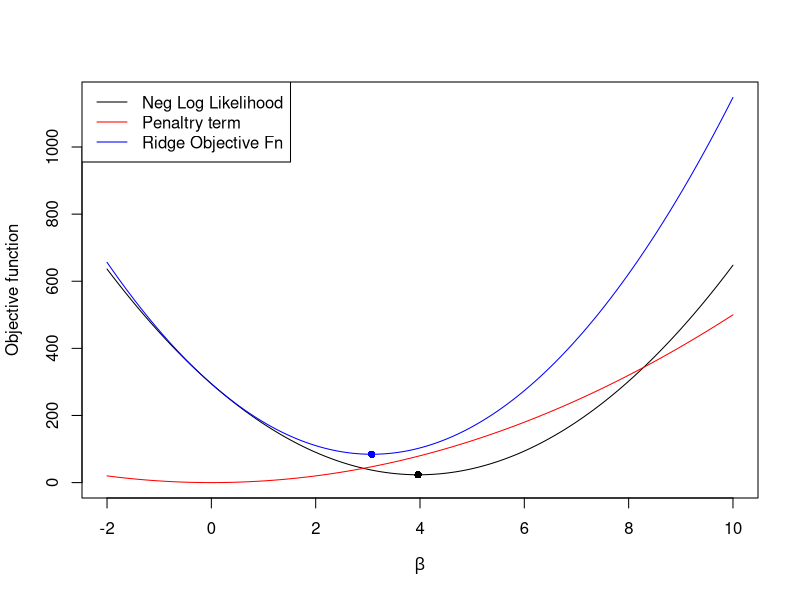
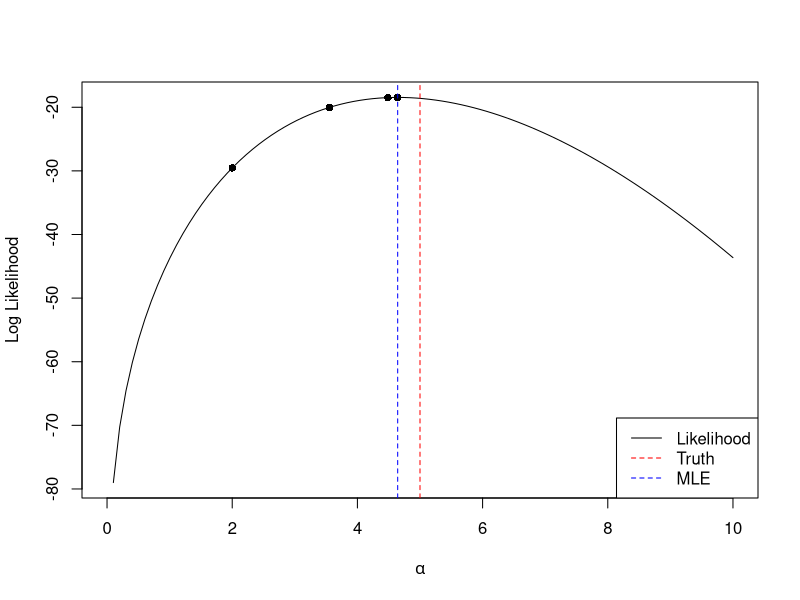
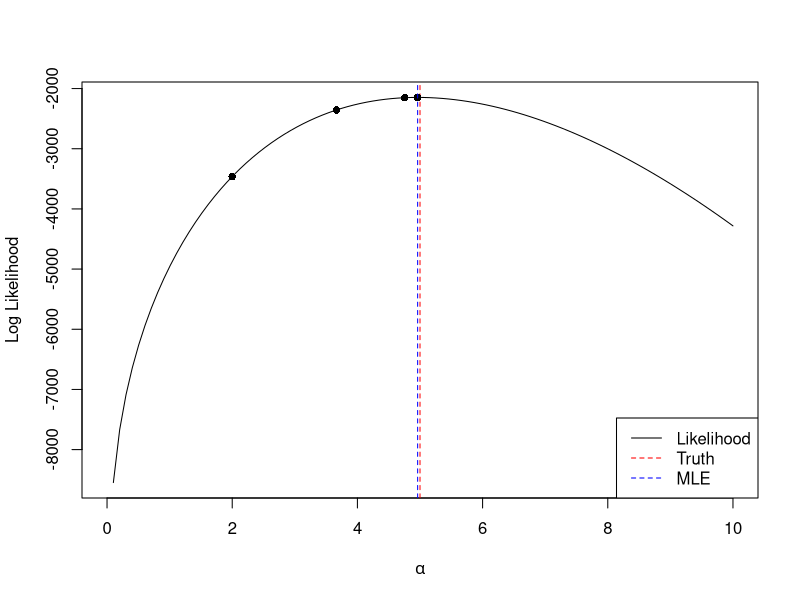
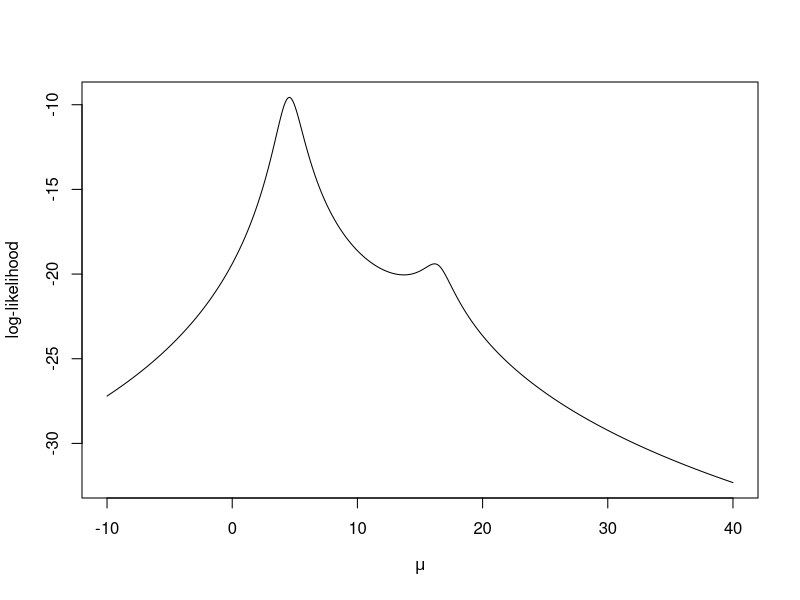
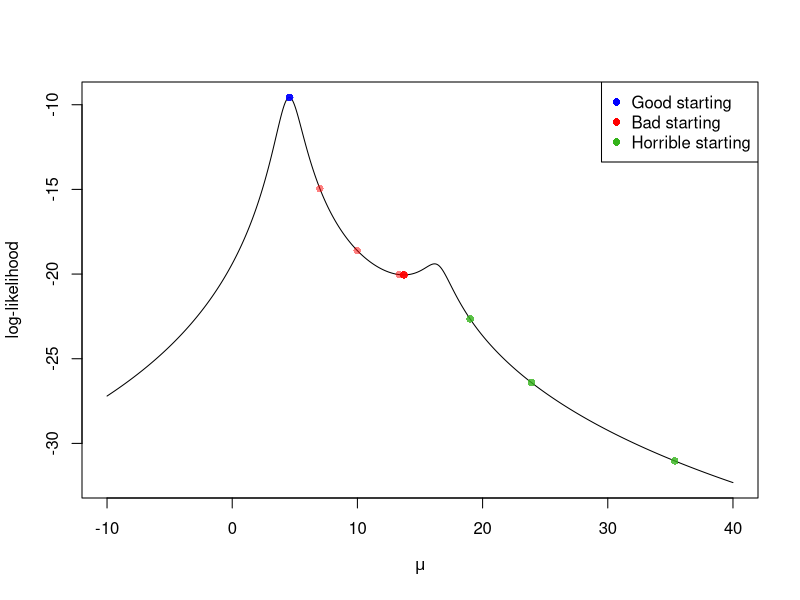
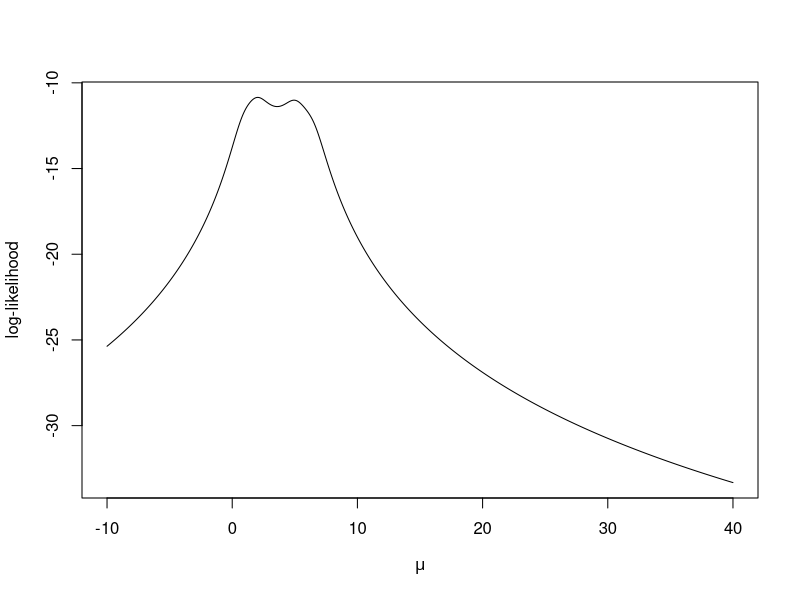
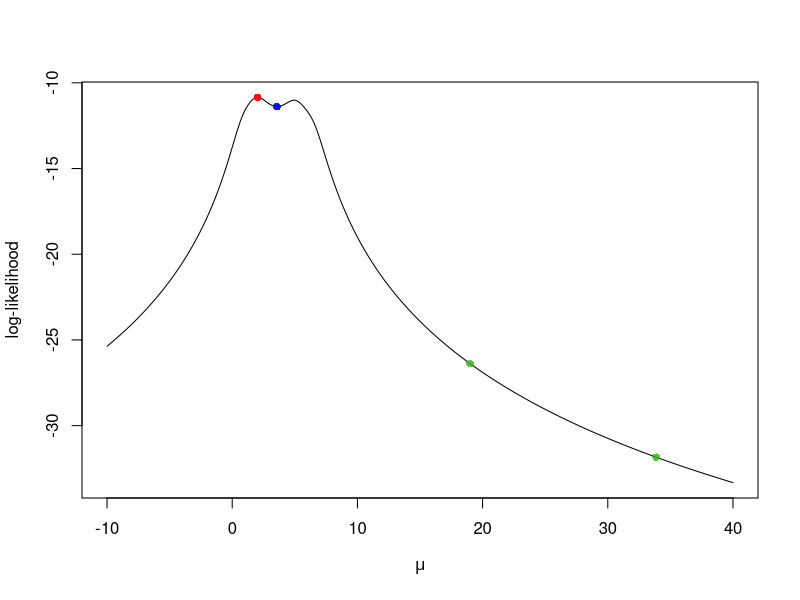
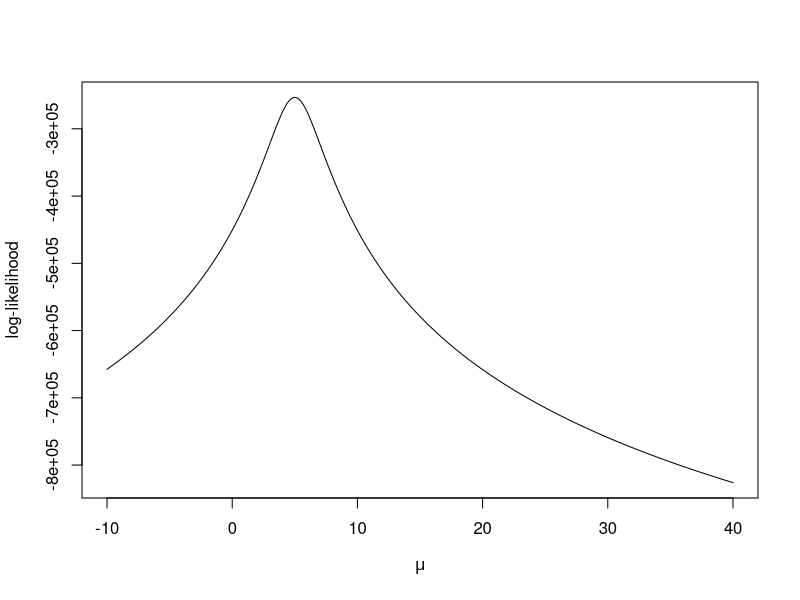

The R script that drew these images, in order:


#### Lab 6 Demonstration

###############
# Demo on Ridge Regression 
###############

set.seed(1)
n <- 50
p <- 1
beta.star <- c(4)
beta.star  # to output

# Making design matrix, first column is 1
X <- matrix(rnorm(n*p), nrow = n, ncol = p)

# Generating response
y <-  X %*% beta.star + rnorm(n, mean = 0, sd = 1)

# -ve log likelihood
negLogLik <- function(y, X, beta)
{
  t(y - X %*% beta) %*% (y - X %*% beta)/2
}

ridgePen <- function(beta, lam)
{
  lam * t(beta) %*% beta/2
}

grid <- 5e2
betas <- seq(-2, 10, length = grid)
nll <- numeric(length = 5e2)
pen <- numeric(length = 5e2)
ridge <- numeric(length = 5e2)
lam <- 10
for(i in 1:grid)
{
  nll[i] <- negLogLik(y, X, beta = betas[i])
  pen[i] <- ridgePen(beta = betas[i], lam = lam)
  ridge[i] <- nll[i] + pen[i]
}

plot(betas, nll, type = 'l', ylim = range(c(nll, ridge, pen)),
     xlab = expression(beta), ylab = "Objective function")
points(x = betas[which.min(nll)], y = min(nll), pch = 16)
lines(betas, pen, col = "red")
lines(betas, ridge, col = "blue")
points(x = betas[which.min(ridge)], y = min(ridge), pch = 16, col = "blue")
legend("topleft", col = c("black", "red", "blue"), lty = 1,
       legend = c("Neg Log Likelihood", "Penaltry term", "Ridge Objective Fn"))





####################################################
### MLE for Gamma(alpha, 1)
####################################################
set.seed(100)
library(pracma)  #for psi function

####################################################
# riginal data sample size is small first
# The NR methods estimates the MLE. Here the 
# blue and red lines will not match because
# the data is not large enough for the consistency of 
# the MLE to kick in.


alpha <- 5 #true value of alpha
n <- 10 # actual data size is small first
dat <- rgamma(n, shape = alpha, rate = 1)

alpha_newton <- numeric()
epsilon <- 1e-8  #some tolerance level preset
alpha_newton[1] <- 2  #alpha_0
count <- 1
tol <- 100 # large number
while(tol > epsilon)
{
  count <- count + 1
  
  #first derivative
  f.prime <- -n*psi(k = 0, alpha_newton[count - 1]) + sum(log(dat))
  
  #second derivative
  f.dprime <- -n*psi(k = 1, alpha_newton[count - 1])
  alpha_newton[count] <- alpha_newton[count - 1] - f.prime/f.dprime
  tol <- abs(alpha_newton[count] - alpha_newton[count-1])
}
alpha_newton

#Plot the log.likelihood for different values of alpha
alpha.grid <- seq(0, 10, length = 100)
log.like <- numeric(length = 100)
for(i in 1:100)
{
  log.like[i] <- sum(dgamma(dat, shape = alpha.grid[i], log = TRUE))
}
plot(alpha.grid, log.like, type = 'l', xlab = expression(alpha), ylab = "Log Likelihood")
abline(v = alpha, col = "red", lty = 2)
for(t in 1:count)
{
  points(alpha_newton[t], sum(dgamma(dat, shape = alpha_newton[t], log = TRUE)), pch = 16)
}
abline(v = tail(alpha_newton[count]), col = "blue", lty = 2)
legend("bottomright", legend = c("Likelihood", "Truth", "MLE"), lty = c(1,2,2), col = c("black", "red", "blue"))






####################################################
# Increasing original data sample size.
# Now the MLE is closer to the "truth"
# and our NR method obtains the MLE.
# Blue and red lines should match a lot

# Randomly generate data
alpha <- 5 #true value of alpha
n <- 1000 # actual data size is small first
dat <- rgamma(n, shape = alpha, rate = 1)
alpha_newton <- numeric()
epsilon <- 1e-8  #some tolerance level preset
alpha_newton[1] <- 2  #alpha_0
count <- 1
tol <- 100 # large number
while(tol > epsilon)
{
  count <- count + 1
  f.prime <- -n*psi(k = 0, alpha_newton[count - 1]) + sum(log(dat))
  f.dprime <- -n*psi(k = 1, alpha_newton[count - 1])
  alpha_newton[count] <- alpha_newton[count - 1] - f.prime/f.dprime
  tol <- abs(alpha_newton[count] - alpha_newton[count-1])
}
alpha_newton

#Plot the log.likelihood for different values of alpha
alpha.grid <- seq(0, 10, length = 100)
log.like <- numeric(length = 100)
for(i in 1:100)
{
  log.like[i] <- sum(dgamma(dat, shape = alpha.grid[i], log = TRUE))
}
plot(alpha.grid, log.like, type = 'l', xlab = expression(alpha), ylab = "Log Likelihood")
abline(v = alpha, col = "red", lty = 2)
for(t in 1:count)
{
  points(alpha_newton[t], sum(dgamma(dat, shape = alpha_newton[t], log = TRUE)), pch = 16)
}
abline(v = tail(alpha_newton[count]), col = "blue", lty = 2)
legend("bottomright", legend = c("Likelihood", "Truth", "MLE"), lty = c(1,2,2), col = c("black", "red", "blue")) 



#### Lab 7 Class Demonstration 

################################################
## MLE for location Cauchy distribution using
## Newton-Raphson method
## We will plot the likelihood as well
################################################
set.seed(1)
mu.star <- 5  # Setting true mu
n <- 4  # sample size
X <- rt(n, df = 1) + mu.star

## Function calculates  the log-likelihood
log.like <- function(mu, X)
{
  n <- length(X)
  rtn <- -n*log(pi) - sum( log(1 + (X - mu)^2) )
  return(rtn)
}

mu.x <- seq(-10, 40, length = 1e3)  # A sequence of mu's 
ll.est <- sapply(mu.x, log.like, X)  # evaluating log-likelihood at the mus
plot(mu.x, ll.est, type = 'l', ylab = "log-likelihood", xlab = expression(mu))  # plotting log-likelihood. Not concave, so we need to choose good starting values.


## Starting Newton-Raphson method
tol <- 1e-5  # tolerance level for when to stop algorithm


## Returns derivate of log-likelihood
f.prime <- function(X, mu)
{
  rtn <- sum(2* (X - mu)/(1 + (X-mu)^2))  #f.prime
  return(rtn)
}

# Returns double derivative of log-likelihood.
f.double.prime <- function(X, mu)
{
  rtn <- sum( 2 * ( 2*(X-mu)^2/ (1 + (X - mu)^2)^2  - (1 + (X-mu)^2)^(-1) )  )
  return(rtn)
}

## Loop below stops when |mu_(k+1) - mu_(k)| < tol

current <- median(X)  # Good starting value
diff <- 100  # inital large value for difference
iter <- 0    # counting the number of iterations

mu.k <- current
while( (diff > tol) && iter < 100)
{
  iter <- iter + 1
  update <- current - f.prime(X, current)/f.double.prime(X, current)  # NR update
  mu.k <- c(mu.k, update)
  diff <- abs(current - update)
  current <- update
}
current  # final approximation to MLE
evals <- sapply(mu.k, log.like, X)
plot(mu.x, ll.est, type = 'l', ylab = "log-likelihood", xlab = expression(mu))
points(mu.k, evals, pch = 16, col = rgb(0,0,1, alpha = .5))


## Loop below stops when |mu_(k+1) - mu_(k)| < tol
current <- 7  # Bad starting value
diff <- 100
iter <- 0
mu.k <- current
while( (diff > tol) && iter < 100)
{
  iter <- iter + 1
  update <- current - f.prime(X, current)/f.double.prime(X, current)
  mu.k <- c(mu.k, update)
  diff <- abs(current - update)
  current <- update
}
current  # final approximation to MLE
evals <- sapply(mu.k, log.like, X)
points(mu.k, evals, pch = 16, col = rgb(1,0,0, alpha = .5))

current <- 19  # Worst starting value
diff <- 100
iter <- 0
mu.k <- current
while( (diff > tol) && iter < 100)
{
  iter <- iter + 1
  update <- current - f.prime(X, current)/f.double.prime(X, current)
  mu.k <- c(mu.k, update)
  diff <- abs(current - update)
  current <- update
}
current  # final approximation to MLE
evals <- sapply(mu.k, log.like, X)
points(mu.k, evals, pch = 16, col = rgb(.2,.7,.1, alpha = .8))

legend("topright", legend = c("Good starting", "Bad starting", "Horrible starting"), pch = 16, col = c("blue", "red", rgb(.2,.7,.1)))






###########################################
### Repeating again with a different seed
###########################################
set.seed(10)

mu.star <- 5  # Setting true mu
n <- 4  # sample size
X <- rt(n, df = 1) + mu.star

## Function calculates  the log-likelihood
log.like <- function(mu, X)
{
  n <- length(X)
  rtn <- -n*log(pi) - sum( log(1 + (X - mu)^2) )
  return(rtn)
}

mu.x <- seq(-10, 40, length = 1e3)  # A sequence of mu's 
ll.est <- sapply(mu.x, log.like, X)  # evaluating log-likelihood at the mus
plot(mu.x, ll.est, type = 'l', ylab = "log-likelihood", xlab = expression(mu))  # plotting log-likelihood. Not concave, so we need to choose good starting values.


## Starting Newton-Raphson method
tol <- 1e-5  # tolerance level for when to stop algorithm

## Loop below stops when |mu_(k+1) - mu_(k)| < tol

current <- median(X)  # Good starting value
diff <- 100  # inital large value for difference
iter <- 0    # counting the number of iterations

mu.k <- current
while( (diff > tol) && iter < 100)
{
  iter <- iter + 1
  update <- current - f.prime(X, current)/f.double.prime(X, current)  # NR update
  mu.k <- c(mu.k, update)
  diff <- abs(current - update)
  current <- update
}
current  # final approximation to MLE
evals <- sapply(mu.k, log.like, X)
plot(mu.x, ll.est, type = 'l', ylab = "log-likelihood", xlab = expression(mu))
points(mu.k, evals, pch = 16, col = rgb(0,0,1, alpha = .5))


## Loop below stops when |mu_(k+1) - mu_(k)| < tol
current <- 2  
diff <- 100
iter <- 0
mu.k <- current
while( (diff > tol) && iter < 100)
{
  iter <- iter + 1
  update <- current - f.prime(X, current)/f.double.prime(X, current)
  mu.k <- c(mu.k, update)
  diff <- abs(current - update)
  current <- update
}
current  # final approximation to MLE
evals <- sapply(mu.k, log.like, X)
points(mu.k, evals, pch = 16, col = rgb(1,0,0, alpha = .5))

current <- 19  # Bad starting value
diff <- 100
iter <- 0
mu.k <- current
while( (diff > tol) && iter < 100)
{
  iter <- iter + 1
  update <- current - f.prime(X, current)/f.double.prime(X, current)
  mu.k <- c(mu.k, update)
  diff <- abs(current - update)
  current <- update
}
current  # final approximation to MLE
evals <- sapply(mu.k, log.like, X)
points(mu.k, evals, pch = 16, col = rgb(.2,.7,.1, alpha = .8))

## The problem here is that the sample size is low, so that the median and the MLE both are bad estimators.








###########################################
### Repeating with same seed but larger sample size
###########################################
set.seed(10)

mu.star <- 5  # Setting true mu
n <- 1e5  # sample size
X <- rt(n, df = 1) + mu.star

## Function calculates  the log-likelihood
log.like <- function(mu, X)
{
  n <- length(X)
  rtn <- -n*log(pi) - sum( log(1 + (X - mu)^2) )
  return(rtn)
}

mu.x <- seq(-10, 40, length = 1e3)  # A sequence of mu's 
ll.est <- sapply(mu.x, log.like, X)  # evaluating log-likelihood at the mus
plot(mu.x, ll.est, type = 'l', ylab = "log-likelihood", xlab = expression(mu))  # plotting log-likelihood. Not concave, so we need to choose good starting values.


## Starting Newton-Raphson method
tol <- 1e-5  # tolerance level for when to stop algorithm

## Loop below stops when |mu_(k+1) - mu_(k)| < tol

current <- median(X)  # Good starting value
diff <- 100  # inital large value for difference
iter <- 0    # counting the number of iterations

mu.k <- current
while( (diff > tol) && iter < 100)
{
  iter <- iter + 1
  update <- current - f.prime(X, current)/f.double.prime(X, current)  # NR update
  mu.k <- c(mu.k, update)
  diff <- abs(current - update)
  current <- update
}
current  # final approximation to MLE
evals <- sapply(mu.k, log.like, X)
plot(mu.x, ll.est, type = 'l', ylab = "log-likelihood", xlab = expression(mu))
points(mu.k, evals, pch = 16, col = rgb(0,0,1, alpha = .5))


## Loop below stops when |mu_(k+1) - mu_(k)| < tol
current <- 3.5    # Very large jump!
diff <- 100
iter <- 0
mu.k <- current
while( (diff > tol) && iter < 100)
{
  iter <- iter + 1
  update <- current - f.prime(X, current)/f.double.prime(X, current)
  mu.k <- c(mu.k, update)
  diff <- abs(current - update)
  current <- update
}
current  # final approximation to MLE
evals <- sapply(mu.k, log.like, X)
points(mu.k, evals, pch = 16, col = rgb(1,0,0, alpha = .5))

## The problem here is that the jumps are very large, so it's better to use Modified Newton-Raphson (see problem set)




################################################
## MLE for location Cauchy distribution using
## Gradient Ascent method
## We will plot the likelihood as well
################################################
set.seed(1)
mu.star <- 5  # Setting true mu
n <- 4  # sample size
X <- rt(n, df = 1) + mu.star

## Function calculates  the log-likelihood
log.like <- function(mu, X)
{
  n <- length(X)
  rtn <- -n*log(pi) - sum( log(1 + (X - mu)^2) )
  return(rtn)
}

mu.x <- seq(-10, 40, length = 1e3)  # A sequence of mu's 
ll.est <- sapply(mu.x, log.like, X)  # evaluating log-likelihood at the mus
plot(mu.x, ll.est, type = 'l', ylab = "log-likelihood", xlab = expression(mu))  # plotting log-likelihood. Not concave, so we need to choose good starting values.


## Starting Gradient-Ascent method
tol <- 1e-5  # tolerance level for when to stop algorithm


## Returns derivate of log-likelihood
f.prime <- function(X, mu)
{
  rtn <- sum(2* (X - mu)/(1 + (X-mu)^2))  #f.prime
  return(rtn)
}

## Loop below stops when |mu_(k+1) - mu_(k)| < tol
t <- .3  # change this to 1 and see what happens to the "bad" starting value



## Loop below stops when |mu_(k+1) - mu_(k)| < tol
current <- 7  # Bad starting value
diff <- 100
iter <- 0
mu.k <- current
while( (diff > tol) && iter < 100)
{
  iter <- iter + 1
  update <- current + t*f.prime(X, current) 
  mu.k <- c(mu.k, update)
  diff <- abs(current - update)
  current <- update
}
current  # final approximation to MLE
evals <- sapply(mu.k, log.like, X)
plot(mu.x, ll.est, type = 'l', ylab = "log-likelihood", xlab = expression(mu))
points(mu.k, evals, pch = 16, col = rgb(1,0,0, alpha = .5))


current <- median(X)  # Good starting value
diff <- 100  # inital large value for difference
iter <- 0    # counting the number of iterations

mu.k <- current
while( (diff > tol) && iter < 100)
{
  iter <- iter + 1
  update <- current + t*f.prime(X, current)  # GD update
  mu.k <- c(mu.k, update)
  diff <- abs(current - update)
  current <- update
}
current  # final approximation to MLE
evals <- sapply(mu.k, log.like, X)
points(mu.k, evals, pch = 16, col = rgb(0,0,1, alpha = .5))


current <- 19  # Worst starting value
diff <- 100
iter <- 0
mu.k <- current
while( (diff > tol) && iter < 100)
{
  iter <- iter + 1
  update <- current + t*f.prime(X, current) 
  mu.k <- c(mu.k, update)
  diff <- abs(current - update)
  current <- update
}
current  # final approximation to MLE
evals <- sapply(mu.k, log.like, X)
points(mu.k, evals, pch = 16, col = rgb(.2,.7,.1, alpha = .8))

legend("topright", legend = c("Good starting", "Bad starting", "Horrible starting"), pch = 16, col = c("blue", "red", rgb(.2,.7,.1)))





################################################
## MLE for logistic regression
## Using gradient ascent
################################################
library(mcmc) #to load a dataset
data(logit)
head(logit)  # y is response and 4 covariates


y <- logit$y
X <- as.matrix(logit[, 2:5])
p <- dim(X)[2]

f.gradient <- function(y, X, beta)
{
  beta <- matrix(beta, ncol = 1)
  p_i <- exp(X %*% beta) / (1 + exp(X%*%beta))  
  rtn <- colSums(X* as.numeric(y - p_i))
  return(rtn)
}

store.beta <- matrix(0, nrow = 1, ncol = p)
store.grad <- matrix(0, nrow = 1, ncol = p)
beta_k <- rep(0, p) # start at all 0s
grads_norm <- 100 # large values
t <- .1
tol <- 1e-10
iter <- 0
while((grads_norm > tol) && iter < 1e4)  #not too many iterations
{
  iter <- iter+1
  old <- beta_k
  grad_k <- f.gradient(y = y, X= X, beta = old)
  grads_norm <- sum(grad_k^2)
  beta_k = old + t* grad_k
  store.beta <- rbind(store.beta, beta_k)
  store.grad <- rbind(store.grad, grad_k)
}
iter 
beta_k # last estimate
plot.ts(apply(store.grad, 1, norm, "2"), ylab = "Norm of Gradient")




### Lab 8 Class Demonstration


################################################
## MLE for location Cauchy distribution using
## MM-algorithm
################################################
set.seed(1)
mu.star <- 5  # Setting true mu
n <- 4  # sample size
X <- rt(n, df = 1) + mu.star

## Function calculates  the log-likelihood
log.like <- function(mu, X)
{
  n <- length(X)
  rtn <- -n*log(pi) - sum( log(1 + (X - mu)^2) )
  return(rtn)
}

mu.x <- seq(-10, 40, length = 1e3)  # A sequence of mu's 
ll.est <- sapply(mu.x, log.like, X)  # evaluating log-likelihood at the mus
plot(mu.x, ll.est, type = 'l', ylab = "log-likelihood", xlab = expression(mu))  # plotting log-likelihood. Not concave, so we need to choose good starting values.


## Starting Newton-Raphson method
tol <- 1e-5  # tolerance level for when to stop algorithm


## Returns derivate of log-likelihood
f.prime <- function(X, mu)
{
  rtn <- sum(2* (X - mu)/(1 + (X-mu)^2))  #f.prime
  return(rtn)
}

## Loop below stops when |mu_(k+1) - mu_(k)| < tol

current <- -10 # Good starting value
diff <- 100  # inital large value for difference
iter <- 0    # counting the number of iterations

mu.k <- current
while( (diff > tol) && iter < 1000)
{
  iter <- iter + 1
  update <- current - f.prime(X, current)/(-2*n)  # NR update
  mu.k <- c(mu.k, update)
  diff <- abs(current - update)
  current <- update
}
current  # final approximation to MLE
evals <- sapply(mu.k, log.like, X)
plot(mu.x, ll.est, type = 'l', ylab = "log-likelihood", xlab = expression(mu))
points(mu.k, evals, pch = 16, col = rgb(0,0,1, alpha = .5))
abline(v = current, lty = 2)



### Lab 9 Class Demonstration


################################################
## Old Faithful Geyser data
################################################
data(faithful)
head(faithful)

x <- faithful$eruptions
hist(x, breaks = 30, main = "Eruptions")


################################################
## EM Algorithm for the Old Faithful Geyser data
################################################
## Estep gamma calculation
## this is a general function that we are not actuall
gamma_ick <- function(x, mu, sig2, pis, C = 2)
{
  gamma_prob <- matrix(0, nrow = length(x), ncol = C)
  for(c in 1:C)
  {
    gamma_prob[ ,c]  <- dnorm(x, mean = mu[c], sd = sqrt(sig2[c]))* pis[c]
  }
  
  gamma_prob <- gamma_prob/(rowSums(gamma_prob))
  return(gamma_prob)
}


# Starting values
pis <- c(.6, .4) 
mu <- c(1, 5)
sig2 <- c(1, 2)
diff <- 100
tol <- 1e-5
iter <- 0

# just for visualizing
current <- c(pis, mu, sig2)
store <- current
C <- 2
while(diff > tol)
{
  previous <- current
  iter <- iter + 1
  
  # E step: find gamma_{i,c,k} for just c = 1, since for c = 2 is just 1-Ep
  # Ep <- current[1]*dnorm(x, current[2], sqrt(current[4]))/
  #   (current[1]*dnorm(x, current[2], sqrt(current[4])) + (1 - current[1])*dnorm(x, current[3], sqrt(current[5])))
  # 
  Ep <- gamma_ick(x, mu, sig2, pis, C = 2)
  
  # M-step
  pis <- colMeans(Ep)
  mu <- colSums(Ep*x) / colSums(Ep)
  for(c in 1:C)
  {
    sig2[c] <- sum(Ep[,c]*(x - mu[c])^2) / sum(Ep[,c])
  }
  current <- c(pis, mu, sig2)
  
  diff <- norm(previous - current, "2")
  store <- rbind(store, current)
}

current # final estimates


# Final estimates of the probability
# that each observation is in Class C.
Prob.Z <- current[1]*dnorm(x, current[2], sqrt(current[4]))/
  (current[1]*dnorm(x, current[2], sqrt(current[4])) + (1 - current[1])*dnorm(x, current[3], sqrt(current[5])))

head(round(Prob.Z, 10))


# Make plot of iterative model fits
hist(x, breaks = 30, main = "Eruptions", freq = FALSE)
for(i in 1:dim(store)[1])
{
  test.x <- seq(min(x), max(x), length = 1000)
  test.y <- store[i,1]* dnorm(test.x, mean = store[i,3], sd = sqrt(store[i,5])) + (store[i,2]) *dnorm(test.x, mean = store[i,4], sd = sqrt(store[i,6]))
  lines(test.x, test.y, col = rgb(1,0,0, alpha = .5))
  i <- i + 1
}
lines(test.x, test.y, col = rgb(0,0,1, alpha = 1))

# add color
color <- 1*(Ep < .5) + 3*(Ep >= .5)
points(x, rep(0, length(x)), pch = 16, col = color)



### Lab 12 Class Demonstration


#########################################
## Visualizging SGA objective functions
#########################################
# consider N(mu, 1) and the likelihood for mu
set.seed(1)
mu <- 5
n <- 1e3
dat <- rnorm(n, mean = mu, sd = 1)
hist(dat)

# plotting objective functions
logf <- function(x, mu)
{
  -sum((x-mu)^2/2)/length(x)
}

# finding gradient
f.gradient <- function(x, mu)
{
  -sum(x - mu)/length(x)
}

######### full loglikelihood #########
B <- 5e2
mu.ax <- seq(-5, 15, length = B)
log.like <- length(B)
for(i in 1:length(mu.ax))
{
  log.like[i]  <- logf(dat, mu.ax[i])
}
plot(mu.ax, log.like, type = 'l', lwd = 2.5)


######### SGA without batching #########
sga.like <- matrix(0, nrow = B, ncol = 1e2)
for(j in 1:1e2)
{
  chosen <- sample(1:n, 1) # stochastic part
  for(i in 1:length(mu.ax))
  {
    sga.like[i,j]  <- logf(dat[chosen], mu.ax[i])
  }
  lines(mu.ax, sga.like[,j], col =  adjustcolor("red", alpha.f = .4))
  points(y = 1, x = dat[chosen], pch = 16, col = "purple")
  #Sys.sleep(2)
}




######### Mini Batch #########
sga.like <- matrix(0, nrow = B, ncol = 1e2)
# likelihood for each randomly chosen datapoint
for(j in 1:1e2)
{
  chosen <- sample(1:n, 100) #mini batch of size 10
  for(i in 1:length(mu.ax))
  {
    sga.like[i,j]  <- logf(dat[chosen], mu.ax[i])
  }
  lines(mu.ax, sga.like[,j], col =  adjustcolor("blue", alpha.f = .4))
  points(y = 1, x = mean(dat[chosen]), pch = 16, col = "orange")
  #Sys.sleep(.2)
}


#########################################
## Now adding SGA optimization steps 
## for better visualizations
#########################################

######### full loglikelihood #########
B <- 5e2
mu.ax <- seq(-5, 15, length = B)
log.like <- length(B)
for(i in 1:length(mu.ax))
{
  log.like[i]  <- logf(dat, mu.ax[i])
}
plot(mu.ax, log.like, type = 'l', lwd = 2.5)

sga.like <- matrix(0, nrow = B, ncol = 1e2)

######### SGA without batching #########
for(j in 1:1e2)
{
  chosen <- sample(1:n, 1)
  for(i in 1:length(mu.ax))
  {
    sga.like[i,j]  <- logf(dat[chosen], mu.ax[i])
  }
  lines(mu.ax, sga.like[,j], col =  adjustcolor("red", alpha.f = .2))
  #Sys.sleep(.2)
}


max.iter <- 1e3
mu_k <- -4
t <- .2
mu.store <- numeric(length = max.iter)
for(k in 1:max.iter)
{
  old <- mu_k
  chosen <- sample(1:n, 1)
  mu_k <- old - t*f.gradient(dat[chosen], old)
  mu.store[k] <- mu_k
}

for(k in 1:100)
{
  points(x = mu.store[k], y = -45, col = adjustcolor("blue", alpha.f = .2), pch = 16)
  #Sys.sleep((max.iter - k)/max.iter)
}
#hist(mu.store, add = TRUE)
abline(v = mean(mu.store), col = "blue", lty = 2)



#########################################
## Now adding SGA optimization steps 
##  for mini-batch
#########################################

######### full loglikelihood #########
B <- 5e2
mu.ax <- seq(-5, 15, length = B)
log.like <- length(B)
for(i in 1:length(mu.ax))
{
  log.like[i]  <- logf(dat, mu.ax[i])
}
plot(mu.ax, log.like, type = 'l', lwd = 2.5)
sga.like <- matrix(0, nrow = B, ncol = 1e2)

######### SGA with mini-batching size 32 #########
for(j in 1:1e2)
{
  chosen <- sample(1:n, 10)
  for(i in 1:length(mu.ax))
  {
    sga.like[i,j]  <- logf(dat[chosen], mu.ax[i])
  }
  lines(mu.ax, sga.like[,j], col =  adjustcolor("red", alpha.f = .2))
  #Sys.sleep(.2)
}
#abline(v = c(min(dat), max(dat)), col = "blue", lty = 2)

max.iter <- 1e3
mu_k <- -4
t <- 1
mu.store <- numeric(length = max.iter)
for(k in 1:max.iter)
{
  old <- mu_k
  chosen <- sample(1:n, 32)
  mu_k <- old - t*f.gradient(dat[chosen], old)
  mu.store[k] <- mu_k
}

# viewing first 100 points
for(k in 1:100)
{
  points(x = mu.store[k], y = -45, col = adjustcolor("blue", alpha.f = .2), pch = 16)
  #Sys.sleep((max.iter - k)/max.iter)
}
abline(v = mean(mu.store), col = "blue", lty = 2)


#### Class 12 Class Demonstration Part b


#####################################
## Simulated Annealing
## Demonstrative example
#####################################
set.seed(1)
fn <- function(x, T = 1)
{
  h <- ( cos(50*x) + sin(20*x) )^2 
  exp(h/T) * (0 < x & x < 1)
}

x <- seq(0, 1, length = 5e2)
plot(x, fn(x), type = 'l', ylim = c(0,150), ylab = "exp(f/T)")
for(t in 2:4)
{
  lines(x, fn(x, T = 1/(log(t))), col = (t))
}
legend("topright", col = 1:4, lty = 1, legend = c("T = 1", "T = .83", "T = .75", "T = .71"))


simAn <- function(N = 10, r = .3)
{
  x <- numeric(length = N)
  x[1] <- runif(1)
  
  for(k in 2:N)
  {
    a <- runif(1, x[k-1] - r,  x[k-1] + r)
    T <- 1/(log(k))
    
    ratio <- fn(a,T)/fn(x[k-1], T)  #fn is the exp(h/T)
    if( runif(1) < ratio)
    {
      x[k] <- a 
    } else{
      x[k] <- x[k-1] 
    }
  }
  return(x) 
}

N <- 500
sim <- simAn(N = N)
sim[which.max(fn(sim))]  # theta^*

plot(x, fn(x), type = 'l', ylab = "exp(f/T)")
points(sim, fn(sim), pch = 16, col = adjustcolor("blue", alpha.f = .4))


#####################################
## Location Cauchy likelihood example
#####################################

################################################
## MLE for location Cauchy distribution using
## Newton-Raphson method
## We will plot the likelihood as well
################################################
set.seed(1)
mu.star <- 5  # Setting true mu
n <- 4  # sample size
X <- rt(n, df = 1) + mu.star

## Function calculates the exp(like/T)
log.like <- function(mu, X, T = 1)
{
  n <- length(X)
  rtn <- -n*log(pi) - sum( log(1 + (X - mu)^2) )
  return(exp(rtn/T))
}

mu.x <- seq(-10, 40, length = 1e3)  # A sequence of mu's 
ll.est <- log(sapply(mu.x, log.like, X))  # evaluating log-likelihood at the mus
plot(mu.x, ll.est, type = 'l', ylab = "log-likelihood", xlab = expression(mu))  # plotting log-likelihood. Not concave, so we need to choose good starting values.

# Simulated annealing algorithm
simAn <- function(N = 10, r = .5)
{
  x <- numeric(length = N)
  x[1] <- runif(1, min = -10, max = 40)
  fn.value <- numeric(length = N)
  
  fn.value[1] <- log.like(mu = x[1], X, T = 1)
  for(k in 2:N)
  {
    a <- runif(1, x[k-1] - r, x[k-1] + r)
    T <- 1/(1 + log(log(k)))
    ratio <- log.like(mu = a, X, T)/log.like(mu = x[k-1], X, T)
    if( runif(1) < ratio)
    {
      x[k] <- a
    } else{
      x[k] <- x[k-1]
    }
    fn.value[k] <- log.like(mu = x[k], X, T = 1)
  }
  x
  return(list("x" = x, "fn.value" = fn.value)) 
}

par(mfrow = c(2,2))

# Four different runs all converge.
sim <- simAn(N = 1e2, r = 5)
plot(mu.x, ll.est, type = 'l', ylab = "log-likelihood", xlab = expression(mu)) 
points(sim$x, log(sim$fn.value), pch = 16, col = adjustcolor("blue", alpha = .4))

sim <- simAn(N = 1e2, r = 5)
plot(mu.x, ll.est, type = 'l', ylab = "log-likelihood", xlab = expression(mu))
points(sim$x, log(sim$fn.value), pch = 16, col = adjustcolor("darkred", alpha = .4))

sim <- simAn(N = 1e2, r = 5)
plot(mu.x, ll.est, type = 'l', ylab = "log-likelihood", xlab = expression(mu))
points(sim$x, log(sim$fn.value), pch = 16, col = adjustcolor("darkgreen", alpha = .4))

sim <- simAn(N = 1e2, r = 5)
plot(mu.x, ll.est, type = 'l', ylab = "log-likelihood", xlab = expression(mu))
points(sim$x, log(sim$fn.value), pch = 16, col = adjustcolor("purple", alpha = .4))


par(mfrow = c(1,2))
## Different values of r
# very large r
sim <- simAn(N = 1e3, r = 500)
plot(mu.x, ll.est, type = 'l', main = "r = 500. Many rejections",  ylab = "log-likelihood", xlab = expression(mu))  
points(sim$x, log(sim$fn.value), pch = 16, col = adjustcolor("blue", alpha = .2))

#very small r
plot(mu.x, ll.est, type = 'l', main = "r = .1. Many small acceptances", ylab = "log-likelihood", xlab = expression(mu)) 
sim <- simAn(N = 1e3, r = .1)
points(sim$x, log(sim$fn.value), pch = 16, col = adjustcolor("blue", alpha = .2))

plot.ts(store.grad)
